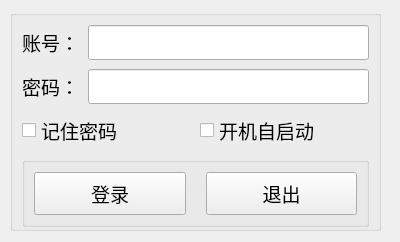
<?xml version="1.0" encoding="UTF-8"?>
<ui version="4.0">
 <class>denglu</class>
 <widget class="QDialog" name="denglu">
  <property name="windowModality">
   <enum>Qt::NonModal</enum>
  </property>
  <property name="geometry">
   <rect>
    <x>0</x>
    <y>0</y>
    <width>400</width>
    <height>242</height>
   </rect>
  </property>
  <property name="sizePolicy">
   <sizepolicy hsizetype="Preferred" vsizetype="Maximum">
    <horstretch>0</horstretch>
    <verstretch>0</verstretch>
   </sizepolicy>
  </property>
  <property name="minimumSize">
   <size>
    <width>0</width>
    <height>0</height>
   </size>
  </property>
  <property name="maximumSize">
   <size>
    <width>400</width>
    <height>600</height>
   </size>
  </property>
  <property name="font">
   <font>
    <family>微软雅黑</family>
    <pointsize>14</pointsize>
   </font>
  </property>
  <property name="windowTitle">
   <string>登录界面</string>
  </property>
  <widget class="QGroupBox" name="group2">
   <property name="geometry">
    <rect>
     <x>10</x>
     <y>10</y>
     <width>371</width>
     <height>221</height>
    </rect>
   </property>
   <property name="sizePolicy">
    <sizepolicy hsizetype="Minimum" vsizetype="Minimum">
     <horstretch>0</horstretch>
     <verstretch>0</verstretch>
    </sizepolicy>
   </property>
   <layout class="QGridLayout" name="gridLayout">
    <property name="sizeConstraint">
     <enum>QLayout::SetNoConstraint</enum>
    </property>
    <property name="spacing">
     <number>9</number>
    </property>
    <item row="4" column="0" colspan="2">
     <widget class="QGroupBox" name="group1">
      <property name="sizePolicy">
       <sizepolicy hsizetype="Preferred" vsizetype="Preferred">
        <horstretch>0</horstretch>
        <verstretch>0</verstretch>
       </sizepolicy>
      </property>
      <property name="minimumSize">
       <size>
        <width>0</width>
        <height>70</height>
       </size>
      </property>
      <layout class="QHBoxLayout" name="horizontalLayout">
       <property name="spacing">
        <number>20</number>
       </property>
       <property name="leftMargin">
        <number>9</number>
       </property>
       <property name="topMargin">
        <number>9</number>
       </property>
       <property name="rightMargin">
        <number>9</number>
       </property>
       <property name="bottomMargin">
        <number>9</number>
       </property>
       <item>
        <widget class="QPushButton" name="okButton">
         <property name="sizePolicy">
          <sizepolicy hsizetype="Minimum" vsizetype="Preferred">
           <horstretch>0</horstretch>
           <verstretch>10</verstretch>
          </sizepolicy>
         </property>
         <property name="text">
          <string>登录</string>
         </property>
         <property name="autoDefault">
          <bool>false</bool>
         </property>
        </widget>
       </item>
       <item>
        <widget class="QPushButton" name="exitButton">
         <property name="sizePolicy">
          <sizepolicy hsizetype="Minimum" vsizetype="Preferred">
           <horstretch>0</horstretch>
           <verstretch>10</verstretch>
          </sizepolicy>
         </property>
         <property name="text">
          <string>退出</string>
         </property>
         <property name="autoDefault">
          <bool>false</bool>
         </property>
        </widget>
       </item>
      </layout>
     </widget>
    </item>
    <item row="1" column="0">
     <widget class="QLabel" name="label_2">
      <property name="text">
       <string>密码：</string>
      </property>
     </widget>
    </item>
    <item row="0" column="1">
     <widget class="QLineEdit" name="name1">
      <property name="sizePolicy">
       <sizepolicy hsizetype="Expanding" vsizetype="Fixed">
        <horstretch>0</horstretch>
        <verstretch>0</verstretch>
       </sizepolicy>
      </property>
      <property name="minimumSize">
       <size>
        <width>0</width>
        <height>35</height>
       </size>
      </property>
     </widget>
    </item>
    <item row="1" column="1">
     <widget class="QLineEdit" name="password">
      <property name="minimumSize">
       <size>
        <width>0</width>
        <height>35</height>
       </size>
      </property>
      <property name="inputMethodHints">
       <set>Qt::ImhHiddenText|Qt::ImhNoAutoUppercase|Qt::ImhNoPredictiveText|Qt::ImhSensitiveData</set>
      </property>
      <property name="inputMask">
       <string/>
      </property>
      <property name="echoMode">
       <enum>QLineEdit::Password</enum>
      </property>
     </widget>
    </item>
    <item row="0" column="0">
     <widget class="QLabel" name="label">
      <property name="text">
       <string>账号：</string>
      </property>
     </widget>
    </item>
    <item row="3" column="0" colspan="2">
     <layout class="QHBoxLayout" name="horizontalLayout_2">
      <item>
       <widget class="QCheckBox" name="jizhu_password">
        <property name="text">
         <string>记住密码</string>
        </property>
       </widget>
      </item>
      <item>
       <widget class="QCheckBox" name="auto_start">
        <property name="text">
         <string>开机自启动</string>
        </property>
       </widget>
      </item>
     </layout>
    </item>
   </layout>
  </widget>
 </widget>
 <resources/>
 <connections/>
</ui>
